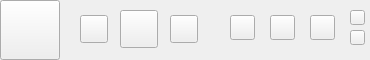
<?xml version="1.0" encoding="UTF-8"?>
<ui version="4.0">
 <class>Widget</class>
 <widget class="QWidget" name="Widget">
  <property name="geometry">
   <rect>
    <x>0</x>
    <y>0</y>
    <width>370</width>
    <height>60</height>
   </rect>
  </property>
  <property name="windowTitle">
   <string>Widget</string>
  </property>
  <widget class="QPushButton" name="closeBtn">
   <property name="geometry">
    <rect>
     <x>350</x>
     <y>10</y>
     <width>15</width>
     <height>15</height>
    </rect>
   </property>
   <property name="text">
    <string/>
   </property>
  </widget>
  <widget class="QPushButton" name="listBtn">
   <property name="geometry">
    <rect>
     <x>310</x>
     <y>15</y>
     <width>25</width>
     <height>25</height>
    </rect>
   </property>
   <property name="text">
    <string/>
   </property>
  </widget>
  <widget class="QPushButton" name="playBtn">
   <property name="geometry">
    <rect>
     <x>120</x>
     <y>10</y>
     <width>38</width>
     <height>38</height>
    </rect>
   </property>
   <property name="text">
    <string/>
   </property>
  </widget>
  <widget class="QPushButton" name="previousBtn">
   <property name="geometry">
    <rect>
     <x>80</x>
     <y>15</y>
     <width>28</width>
     <height>28</height>
    </rect>
   </property>
   <property name="text">
    <string/>
   </property>
  </widget>
  <widget class="QPushButton" name="soundBtn">
   <property name="geometry">
    <rect>
     <x>270</x>
     <y>15</y>
     <width>25</width>
     <height>25</height>
    </rect>
   </property>
   <property name="text">
    <string/>
   </property>
  </widget>
  <widget class="QPushButton" name="nextBtn">
   <property name="geometry">
    <rect>
     <x>170</x>
     <y>15</y>
     <width>28</width>
     <height>28</height>
    </rect>
   </property>
   <property name="text">
    <string/>
   </property>
  </widget>
  <widget class="QPushButton" name="lovelyBtn">
   <property name="geometry">
    <rect>
     <x>230</x>
     <y>15</y>
     <width>25</width>
     <height>25</height>
    </rect>
   </property>
   <property name="text">
    <string/>
   </property>
  </widget>
  <widget class="QPushButton" name="labelBtn">
   <property name="geometry">
    <rect>
     <x>0</x>
     <y>0</y>
     <width>60</width>
     <height>60</height>
    </rect>
   </property>
   <property name="text">
    <string/>
   </property>
  </widget>
  <widget class="QPushButton" name="sortBtn">
   <property name="geometry">
    <rect>
     <x>350</x>
     <y>30</y>
     <width>15</width>
     <height>15</height>
    </rect>
   </property>
   <property name="text">
    <string/>
   </property>
  </widget>
 </widget>
 <layoutdefault spacing="6" margin="11"/>
 <resources/>
 <connections/>
</ui>
